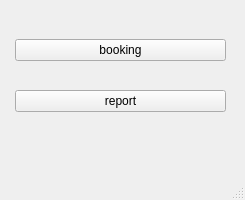
<?xml version="1.0" encoding="UTF-8"?>
<ui version="4.0">
 <class>MainWindow</class>
 <widget class="QMainWindow" name="MainWindow">
  <property name="geometry">
   <rect>
    <x>0</x>
    <y>0</y>
    <width>245</width>
    <height>200</height>
   </rect>
  </property>
  <property name="minimumSize">
   <size>
    <width>245</width>
    <height>200</height>
   </size>
  </property>
  <property name="windowTitle">
   <string>MainWindow</string>
  </property>
  <widget class="QWidget" name="centralwidget">
   <widget class="QWidget" name="">
    <property name="geometry">
     <rect>
      <x>10</x>
      <y>10</y>
      <width>221</width>
      <height>131</height>
     </rect>
    </property>
    <layout class="QGridLayout" name="gridLayout">
     <property name="leftMargin">
      <number>5</number>
     </property>
     <property name="topMargin">
      <number>5</number>
     </property>
     <property name="rightMargin">
      <number>5</number>
     </property>
     <property name="bottomMargin">
      <number>5</number>
     </property>
     <property name="spacing">
      <number>5</number>
     </property>
     <item row="0" column="0">
      <widget class="QPushButton" name="pushButton">
       <property name="text">
        <string>booking</string>
       </property>
      </widget>
     </item>
     <item row="1" column="0">
      <widget class="QPushButton" name="pushButton_2">
       <property name="text">
        <string>report</string>
       </property>
      </widget>
     </item>
    </layout>
   </widget>
  </widget>
  <widget class="QStatusBar" name="statusbar"/>
  <widget class="QMenuBar" name="menubar">
   <property name="geometry">
    <rect>
     <x>0</x>
     <y>0</y>
     <width>245</width>
     <height>25</height>
    </rect>
   </property>
  </widget>
 </widget>
 <resources/>
 <connections/>
</ui>
